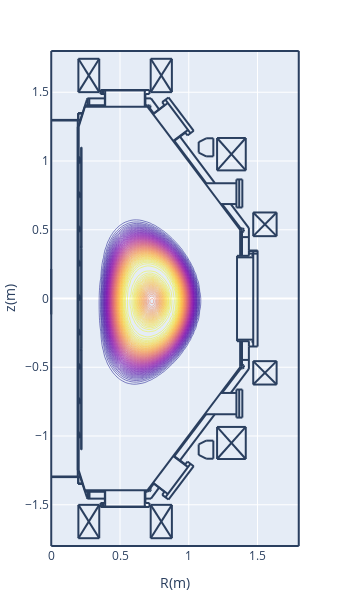

The notebook cell this image was saved under:
### Code cell
# pressure
pl.d_contour(cond['pressure'])

### Figure 1 — Plotly figure (JSON) as saved in the notebook; plotly's stock layout.template omitted (floating-point values rounded to 4 significant figures; data arrays with more than 128 entries replaced by an {"elided": "..."} marker saying what was removed)
{"data": [{"contours": {"coloring": "lines"}, "dx": 0.02, "dy": 0.02, "ncontours": 100, "showscale": false, "type": "contour", "x0": 0, "y0": -1.8, "z": {"elided": "181x91 float values"}}], "layout": {"height": 597.3, "margin": {"autoexpand": false, "b": 50, "l": 50, "r": 50, "t": 50}, "shapes": [{"type": "line", "x0": 0.2652, "x1": 0.2652, "y0": -1.406, "y1": -1.455}, {"type": "line", "x0": 0.2766, "x1": 0.2766, "y0": -1.406, "y1": -1.455}, {"type": "line", "x0": 0.1927, "x1": 0.1927, "y0": -1.299, "y1": 1.299}, {"type": "line", "x0": 0.1927, "x1": 0.1927, "y0": -1.249, "y1": 1.249}, {"type": "line", "x0": 0.195, "x1": 0.195, "y0": -1.251, "y1": 1.249}, {"type": "line", "x0": 0.1995, "x1": 0.1995, "y0": -1.249, "y1": 1.249}, {"type": "line", "x0": 1.376, "x1": 0.7005, "y0": 0.4965, "y1": 1.394}, {"type": "line", "x0": 0.2199, "x1": 0.2199, "y0": 0.3695, "y1": 1.099}, {"type": "line", "x0": 0.2176, "x1": 0.2176, "y0": 0.3695, "y1": 1.099}, {"type": "line", "x0": 1.376, "x1": 0.7005, "y0": -0.4965, "y1": -1.394}, {"type": "line", "x0": 0.2176, "x1": 0.2176, "y0": -0.3695, "y1": -1.099}, {"type": "line", "x0": 0.2199, "x1": 0.2199, "y0": -0.3695, "y1": -1.099}, {"type": "line", "x0": 0.1995, "x1": 0.2448, "y0": -1.249, "y1": -1.394}, {"type": "line", "x0": 0.1972, "x1": 0.1972, "y0": -1.299, "y1": -1.344}, {"type": "line", "x0": 0.195, "x1": 0.195, "y0": -1.299, "y1": -1.349}, {"type": "line", "x0": 0.195, "x1": 0.229, "y0": -1.349, "y1": -1.349}, {"type": "line", "x0": 0.195, "x1": 0.2267, "y0": -1.344, "y1": -1.344}, {"type": "line", "x0": 0.1995, "x1": 0.1995, "y0": -0.9975, "y1": -0.9748}, {"type": "line", "x0": 0.2086, "x1": 0.2086, "y0": -1.009, "y1": -0.9907}, {"type": "line", "x0": 0.2086, "x1": 0.2086, "y0": -1.009, "y1": -0.9929}, {"type": "line", "x0": 0.2063, "x1": 0.2063, "y0": -1.011, "y1": -0.9748}, {"type": "line", "x0": 0, "x1": 0.2108, "y0": -1.294, "y1": -1.294}, {"type": "line", "x0": 0, "x1": 0.2131, "y0": -1.299, "y1": -1.299}, {"type": "line", "x0": 0.1995, "x1": 0.1995, "y0": -1.011, "y1": -1.002}, {"type": "line", "x0": 0.2063, "x1": 0.2086, "y0": -1.007, "y1": -1.007}, {"type": "line", "x0": 0.2086, "x1": 0.2086, "y0": -1.004, "y1": -1.004}, {"type": "line", "x0": 0.2086, "x1": 0.2176, "y0": -1.009, "y1": -1.009}, {"type": "line", "x0": 0.1995, "x1": 0.2063, "y0": -1.011, "y1": -1.011}, {"type": "line", "x0": 0.2199, "x1": 0.2176, "y0": -1.099, "y1": -1.099}, {"type": "line", "x0": 0.2063, "x1": 0.2086, "y0": -0.9929, "y1": -0.9929}, {"type": "line", "x0": 0.2086, "x1": 0.2086, "y0": -0.9975, "y1": -0.9975}, {"type": "line", "x0": 0.2086, "x1": 0.2176, "y0": -0.9929, "y1": -0.9929}, {"type": "line", "x0": 0.2086, "x1": 0.2176, "y0": -0.9907, "y1": -0.9907}, {"type": "line", "x0": 0.1995, "x1": 0.2063, "y0": -0.9748, "y1": -0.9748}, {"type": "line", "x0": 0.2086, "x1": 0.2176, "y0": -0.7594, "y1": -0.7594}, {"type": "line", "x0": 0.1995, "x1": 0.2063, "y0": -0.7617, "y1": -0.7617}, {"type": "line", "x0": 0.2086, "x1": 0.2086, "y0": -0.7594, "y1": -0.7413}, {"type": "line", "x0": 0.2086, "x1": 0.2086, "y0": -0.7594, "y1": -0.739}, {"type": "line", "x0": 0.1995, "x1": 0.1995, "y0": -0.7617, "y1": -0.7526}, {"type": "line", "x0": 0.2063, "x1": 0.2063, "y0": -0.7617, "y1": -0.7254}, {"type": "line", "x0": 0.1995, "x1": 0.2063, "y0": -0.7254, "y1": -0.7254}, {"type": "line", "x0": 0.2086, "x1": 0.2176, "y0": -0.739, "y1": -0.739}, {"type": "line", "x0": 0.2086, "x1": 0.2176, "y0": -0.7413, "y1": -0.7413}, {"type": "line", "x0": 0.2086, "x1": 0.2086, "y0": -0.7526, "y1": -0.7526}, {"type": "line", "x0": 0.2063, "x1": 0.2086, "y0": -0.7572, "y1": -0.7572}, {"type": "line", "x0": 0.2086, "x1": 0.2086, "y0": -0.7458, "y1": -0.7458}, {"type": "line", "x0": 0.2063, "x1": 0.2086, "y0": -0.7436, "y1": -0.7436}, {"type": "line", "x0": 0.1995, "x1": 0.1995, "y0": -0.7481, "y1": -0.7254}, {"type": "line", "x0": 0.3582, "x1": 0.7141, "y0": -1.517, "y1": -1.517}, {"type": "line", "x0": 0.3854, "x1": 0.6869, "y0": -1.514, "y1": -1.514}, {"type": "line", "x0": 0.3854, "x1": 0.6869, "y0": -1.514, "y1": -1.514}, {"type": "line", "x0": 0.2426, "x1": 0.7096, "y0": -1.394, "y1": -1.394}, {"type": "line", "x0": 0.3922, "x1": 0.3922, "y0": -1.514, "y1": -1.394}, {"type": "line", "x0": 0.3582, "x1": 0.3582, "y0": -1.517, "y1": -1.487}, {"type": "line", "x0": 0.3786, "x1": 0.3786, "y0": -1.517, "y1": -1.487}, {"type": "line", "x0": 0.3695, "x1": 0.3695, "y0": -1.517, "y1": -1.487}, {"type": "line", "x0": 0.3831, "x1": 0.3831, "y0": -1.517, "y1": -1.512}, {"type": "line", "x0": 0.3831, "x1": 0.3854, "y0": -1.512, "y1": -1.514}, {"type": "line", "x0": 0.3854, "x1": 0.3854, "y0": -1.514, "y1": -1.514}, {"type": "line", "x0": 0.3899, "x1": 0.263, "y0": -1.455, "y1": -1.455}, {"type": "line", "x0": 0.3582, "x1": 0.3899, "y0": -1.487, "y1": -1.487}, {"type": "line", "x0": 0.2471, "x1": 0.3899, "y0": -1.406, "y1": -1.406}, {"type": "line", "x0": 0.2766, "x1": 0.2766, "y0": -1.455, "y1": -1.406}, {"type": "line", "x0": 0.2652, "x1": 0.2652, "y0": -1.455, "y1": -1.406}, {"type": "line", "x0": 0.2584, "x1": 0.263, "y0": -1.444, "y1": -1.455}, {"type": "line", "x0": 0.2426, "x1": 0.2448, "y0": -1.394, "y1": -1.392}, {"type": "line", "x0": 0.3899, "x1": 0.3899, "y0": -1.487, "y1": -1.394}, {"type": "line", "x0": 0.6801, "x1": 0.6801, "y0": -1.514, "y1": -1.394}, {"type": "line", "x0": 0.7141, "x1": 0.7141, "y0": -1.517, "y1": -1.487}, {"type": "line", "x0": 0.6914, "x1": 0.6914, "y0": -1.517, "y1": -1.512}, {"type": "line", "x0": 0.6914, "x1": 0.6869, "y0": -1.512, "y1": -1.514}, {"type": "line", "x0": 0.6869, "x1": 0.6869, "y0": -1.514, "y1": -1.514}, {"type": "line", "x0": 0.6846, "x1": 0.6846, "y0": -1.487, "y1": -1.394}, {"type": "line", "x0": 0.6846, "x1": 0.7141, "y0": -1.487, "y1": -1.487}, {"type": "line", "x0": 0.7254, "x1": 0.6846, "y0": -1.455, "y1": -1.455}, {"type": "line", "x0": 0.7118, "x1": 0.705, "y0": -1.392, "y1": -1.387}, {"type": "line", "x0": 0.7055, "x1": 0.715, "y0": -1.4, "y1": -1.402}, {"type": "line", "x0": 0.715, "x1": 0.7223, "y0": -1.402, "y1": -1.397}, {"type": "line", "x0": 0.7223, "x1": 0.7248, "y0": -1.397, "y1": -1.389}, {"type": "line", "x0": 0.7248, "x1": 0.7198, "y0": -1.389, "y1": -1.381}, {"type": "line", "x0": 0.6846, "x1": 0.7005, "y0": -1.406, "y1": -1.406}, {"type": "line", "x0": 0.2199, "x1": 0.2199, "y0": -0.3627, "y1": 0.3627}, {"type": "line", "x0": 0.2176, "x1": 0.2176, "y0": -0.3627, "y1": 0.3627}, {"type": "line", "x0": 0.1995, "x1": 0.1995, "y0": -0.4965, "y1": -0.4761}, {"type": "line", "x0": 0.2063, "x1": 0.2063, "y0": -0.5123, "y1": -0.4761}, {"type": "line", "x0": 0.1995, "x1": 0.1995, "y0": -0.5123, "y1": -0.5033}, {"type": "line", "x0": 0.2086, "x1": 0.2086, "y0": -0.5101, "y1": -0.4897}, {"type": "line", "x0": 0.2086, "x1": 0.2086, "y0": -0.5101, "y1": -0.4919}, {"type": "line", "x0": 0.2086, "x1": 0.2176, "y0": -0.5101, "y1": -0.5101}, {"type": "line", "x0": 0.2063, "x1": 0.2086, "y0": -0.4942, "y1": -0.4942}, {"type": "line", "x0": 0.2086, "x1": 0.2086, "y0": -0.4965, "y1": -0.4965}, {"type": "line", "x0": 0.2063, "x1": 0.2086, "y0": -0.5055, "y1": -0.5055}, {"type": "line", "x0": 0.2086, "x1": 0.2086, "y0": -0.5033, "y1": -0.5033}, {"type": "line", "x0": 0.2086, "x1": 0.2176, "y0": -0.4919, "y1": -0.4919}, {"type": "line", "x0": 0.2086, "x1": 0.2176, "y0": -0.4897, "y1": -0.4897}, {"type": "line", "x0": 0.1995, "x1": 0.2063, "y0": -0.5123, "y1": -0.5123}, {"type": "line", "x0": 0.1995, "x1": 0.2063, "y0": -0.4761, "y1": -0.4761}, {"type": "line", "x0": 0.2154, "x1": 0.2176, "y0": -0.365, "y1": -0.3627}, {"type": "line", "x0": 0.2206, "x1": 0.2218, "y0": -0.3642, "y1": -0.3614}, {"type": "line", "x0": 0.2199, "x1": 0.2176, "y0": -0.3695, "y1": -0.3695}, {"type": "line", "x0": 0.2176, "x1": 0.2154, "y0": -0.3786, "y1": -0.3786}, {"type": "line", "x0": 0.2154, "x1": 0.2154, "y0": -0.3786, "y1": -0.3695}, {"type": "line", "x0": 0.2176, "x1": 0.2176, "y0": -0.3786, "y1": -0.3695}, {"type": "line", "x0": 0.2169, "x1": 0.2157, "y0": -0.365, "y1": -0.3678}, {"type": "line", "x0": 0.2183, "x1": 0.2177, "y0": -0.3664, "y1": -0.3678}, {"type": "line", "x0": 0.2176, "x1": 0.2199, "y0": -0.3673, "y1": -0.365}, {"type": "line", "x0": 0.2192, "x1": 0.2197, "y0": -0.3628, "y1": -0.3614}, {"type": "line", "x0": 0.1995, "x1": 0.1995, "y0": -0.263, "y1": -0.2516}, {"type": "line", "x0": 0.2063, "x1": 0.2063, "y0": -0.263, "y1": -0.2267}, {"type": "line", "x0": 0.2086, "x1": 0.2086, "y0": -0.2607, "y1": -0.2426}, {"type": "line", "x0": 0.2086, "x1": 0.2086, "y0": -0.2607, "y1": -0.2403}, {"type": "line", "x0": 0.2086, "x1": 0.2176, "y0": -0.2607, "y1": -0.2607}, {"type": "line", "x0": 0.2086, "x1": 0.2086, "y0": -0.2539, "y1": -0.2539}, {"type": "line", "x0": 0.2063, "x1": 0.2086, "y0": -0.2562, "y1": -0.2562}, {"type": "line", "x0": 0.1995, "x1": 0.2063, "y0": -0.263, "y1": -0.263}, {"type": "line", "x0": 0.1995, "x1": 0.1995, "y0": -0.2471, "y1": -0.2267}, {"type": "line", "x0": 0.2086, "x1": 0.2176, "y0": -0.2403, "y1": -0.2403}, {"type": "line", "x0": 0.2086, "x1": 0.2176, "y0": -0.2426, "y1": -0.2426}, {"type": "line", "x0": 0.2086, "x1": 0.2086, "y0": -0.2471, "y1": -0.2471}, {"type": "line", "x0": 0.2063, "x1": 0.2086, "y0": -0.2426, "y1": -0.2426}, {"type": "line", "x0": 0.1995, "x1": 0.2063, "y0": -0.2267, "y1": -0.2267}, {"type": "line", "x0": 0.1995, "x1": 0.2063, "y0": -0.01133, "y1": -0.01133}, {"type": "line", "x0": 0.1995, "x1": 0.2063, "y0": 0.02494, "y1": 0.02494}, {"type": "line", "x0": 0.1995, "x1": 0.1995, "y0": -0.01133, "y1": -0.002267}, {"type": "line", "x0": 0.1995, "x1": 0.1995, "y0": 0.002267, "y1": 0.02494}, {"type": "line", "x0": 0.2063, "x1": 0.2063, "y0": -0.01133, "y1": 0.02494}, {"type": "line", "x0": 0.2086, "x1": 0.2086, "y0": -0.009068, "y1": 0.006801}, {"type": "line", "x0": 0.2086, "x1": 0.2086, "y0": -0.009068, "y1": 0.009068}, {"type": "line", "x0": 0.2086, "x1": 0.2176, "y0": -0.009068, "y1": -0.009068}, {"type": "line", "x0": 0.2086, "x1": 0.2086, "y0": -0.004534, "y1": -0.004534}, {"type": "line", "x0": 0.2063, "x1": 0.2086, "y0": -0.006801, "y1": -0.006801}, {"type": "line", "x0": 0.2086, "x1": 0.2176, "y0": 0.009068, "y1": 0.009068}, {"type": "line", "x0": 0.2086, "x1": 0.2176, "y0": 0.006801, "y1": 0.006801}, {"type": "line", "x0": 0.2086, "x1": 0.2086, "y0": 0.002267, "y1": 0.002267}, {"type": "line", "x0": 0.2063, "x1": 0.2086, "y0": 0.006801, "y1": 0.006801}, {"type": "line", "x0": 0.2176, "x1": 0.2176, "y0": 0.3786, "y1": 0.3695}, {"type": "line", "x0": 0.2154, "x1": 0.2154, "y0": 0.3786, "y1": 0.3695}, {"type": "line", "x0": 0.1995, "x1": 0.1995, "y0": 0.2516, "y1": 0.2743}, {"type": "line", "x0": 0.2063, "x1": 0.2063, "y0": 0.238, "y1": 0.2743}, {"type": "line", "x0": 0.2086, "x1": 0.2086, "y0": 0.2403, "y1": 0.2607}, {"type": "line", "x0": 0.1995, "x1": 0.2063, "y0": 0.238, "y1": 0.238}, {"type": "line", "x0": 0.1995, "x1": 0.1995, "y0": 0.238, "y1": 0.2471}, {"type": "line", "x0": 0.2063, "x1": 0.2086, "y0": 0.2562, "y1": 0.2562}, {"type": "line", "x0": 0.2086, "x1": 0.2086, "y0": 0.2539, "y1": 0.2539}, {"type": "line", "x0": 0.2086, "x1": 0.2176, "y0": 0.2584, "y1": 0.2584}, {"type": "line", "x0": 0.2063, "x1": 0.2086, "y0": 0.2426, "y1": 0.2426}, {"type": "line", "x0": 0.2086, "x1": 0.2086, "y0": 0.2471, "y1": 0.2471}, {"type": "line", "x0": 0.2086, "x1": 0.2176, "y0": 0.2403, "y1": 0.2403}, {"type": "line", "x0": 0.2086, "x1": 0.2086, "y0": 0.2403, "y1": 0.2584}, {"type": "line", "x0": 0.2086, "x1": 0.2176, "y0": 0.2607, "y1": 0.2607}, {"type": "line", "x0": 0.1995, "x1": 0.2063, "y0": 0.2743, "y1": 0.2743}, {"type": "line", "x0": 0.2177, "x1": 0.2183, "y0": 0.3696, "y1": 0.3682}, {"type": "line", "x0": 0.2157, "x1": 0.2169, "y0": 0.3696, "y1": 0.3668}, {"type": "line", "x0": 0.2176, "x1": 0.2199, "y0": 0.3673, "y1": 0.365}, {"type": "line", "x0": 0.2218, "x1": 0.2206, "y0": 0.3632, "y1": 0.366}, {"type": "line", "x0": 0.2154, "x1": 0.2176, "y0": 0.365, "y1": 0.3627}, {"type": "line", "x0": 0.2197, "x1": 0.2192, "y0": 0.3632, "y1": 0.3646}, {"type": "line", "x0": 0.2199, "x1": 0.2176, "y0": 0.3695, "y1": 0.3695}, {"type": "line", "x0": 0.2176, "x1": 0.2154, "y0": 0.3786, "y1": 0.3786}, {"type": "line", "x0": 0.1995, "x1": 0.1995, "y0": 0.5033, "y1": 0.5237}, {"type": "line", "x0": 0.1995, "x1": 0.1995, "y0": 0.4874, "y1": 0.4965}, {"type": "line", "x0": 0.2063, "x1": 0.2063, "y0": 0.4874, "y1": 0.5237}, {"type": "line", "x0": 0.2086, "x1": 0.2086, "y0": 0.4897, "y1": 0.5078}, {"type": "line", "x0": 0.2086, "x1": 0.2086, "y0": 0.4897, "y1": 0.5101}, {"type": "line", "x0": 0.2086, "x1": 0.2176, "y0": 0.4897, "y1": 0.4897}, {"type": "line", "x0": 0.2086, "x1": 0.2086, "y0": 0.4965, "y1": 0.4965}, {"type": "line", "x0": 0.2063, "x1": 0.2086, "y0": 0.4942, "y1": 0.4942}, {"type": "line", "x0": 0.2086, "x1": 0.2176, "y0": 0.5101, "y1": 0.5101}, {"type": "line", "x0": 0.2086, "x1": 0.2176, "y0": 0.5078, "y1": 0.5078}, {"type": "line", "x0": 0.2086, "x1": 0.2086, "y0": 0.5033, "y1": 0.5033}, {"type": "line", "x0": 0.2063, "x1": 0.2086, "y0": 0.5055, "y1": 0.5055}, {"type": "line", "x0": 0.1995, "x1": 0.2063, "y0": 0.4874, "y1": 0.4874}, {"type": "line", "x0": 0.1995, "x1": 0.2063, "y0": 0.5237, "y1": 0.5237}, {"type": "line", "x0": 1.501, "x1": 1.501, "y0": 0.3491, "y1": -0.3491}, {"type": "line", "x0": 1.351, "x1": 1.351, "y0": 0.3106, "y1": -0.3106}, {"type": "line", "x0": 1.469, "x1": 1.469, "y0": 0.3491, "y1": -0.3491}, {"type": "line", "x0": 1.387, "x1": 1.387, "y0": -0.3106, "y1": -0.4965}, {"type": "line", "x0": 1.374, "x1": 1.374, "y0": -0.3106, "y1": -0.4965}, {"type": "line", "x0": 1.462, "x1": 1.462, "y0": -0.3196, "y1": -0.3106}, {"type": "line", "x0": 1.437, "x1": 1.437, "y0": -0.3106, "y1": -0.3491}, {"type": "line", "x0": 1.437, "x1": 1.501, "y0": -0.3491, "y1": -0.3491}, {"type": "line", "x0": 1.437, "x1": 1.437, "y0": -0.3491, "y1": -0.5123}, {"type": "line", "x0": 1.379, "x1": 1.392, "y0": -0.5069, "y1": -0.5093}, {"type": "line", "x0": 1.392, "x1": 1.402, "y0": -0.5093, "y1": -0.4997}, {"type": "line", "x0": 1.402, "x1": 1.4, "y0": -0.4997, "y1": -0.4862}, {"type": "line", "x0": 1.4, "x1": 1.388, "y0": -0.4862, "y1": -0.48}, {"type": "line", "x0": 1.374, "x1": 1.374, "y0": -0.4965, "y1": -0.4987}, {"type": "line", "x0": 1.383, "x1": 1.378, "y0": -0.501, "y1": -0.4965}, {"type": "line", "x0": 1.387, "x1": 1.437, "y0": -0.4466, "y1": -0.4466}, {"type": "line", "x0": 1.462, "x1": 1.469, "y0": -0.3196, "y1": -0.3196}, {"type": "line", "x0": 1.351, "x1": 1.469, "y0": -0.2992, "y1": -0.2992}, {"type": "line", "x0": 1.351, "x1": 1.437, "y0": -0.3106, "y1": -0.3106}, {"type": "line", "x0": 1.462, "x1": 1.469, "y0": -0.3106, "y1": -0.3106}, {"type": "line", "x0": 1.437, "x1": 1.437, "y0": 0.5123, "y1": 0.3514}, {"type": "line", "x0": 1.387, "x1": 1.387, "y0": 0.4965, "y1": 0.3106}, {"type": "line", "x0": 1.374, "x1": 1.374, "y0": 0.4965, "y1": 0.3106}, {"type": "line", "x0": 1.437, "x1": 1.501, "y0": 0.3491, "y1": 0.3491}, {"type": "line", "x0": 1.501, "x1": 1.437, "y0": 0.3264, "y1": 0.3264}, {"type": "line", "x0": 1.501, "x1": 1.437, "y0": 0.3446, "y1": 0.3446}, {"type": "line", "x0": 1.351, "x1": 1.469, "y0": 0.2992, "y1": 0.2992}, {"type": "line", "x0": 1.351, "x1": 1.437, "y0": 0.3106, "y1": 0.3106}, {"type": "line", "x0": 1.462, "x1": 1.462, "y0": 0.3196, "y1": 0.3106}, {"type": "line", "x0": 1.437, "x1": 1.437, "y0": 0.3514, "y1": 0.3106}, {"type": "line", "x0": 1.462, "x1": 1.469, "y0": 0.3106, "y1": 0.3106}, {"type": "line", "x0": 1.462, "x1": 1.469, "y0": 0.3196, "y1": 0.3196}, {"type": "line", "x0": 1.388, "x1": 1.4, "y0": 0.4818, "y1": 0.488}, {"type": "line", "x0": 1.4, "x1": 1.402, "y0": 0.488, "y1": 0.5015}, {"type": "line", "x0": 1.402, "x1": 1.392, "y0": 0.5015, "y1": 0.5111}, {"type": "line", "x0": 1.392, "x1": 1.379, "y0": 0.5111, "y1": 0.5088}, {"type": "line", "x0": 1.387, "x1": 1.437, "y0": 0.4466, "y1": 0.4466}, {"type": "line", "x0": 1.374, "x1": 1.374, "y0": 0.4965, "y1": 0.4987}, {"type": "line", "x0": 1.383, "x1": 1.378, "y0": 0.501, "y1": 0.4965}, {"type": "line", "x0": 0.1995, "x1": 0.2448, "y0": 1.249, "y1": 1.394}, {"type": "line", "x0": 0.1995, "x1": 0.1995, "y0": 0.7526, "y1": 0.773}, {"type": "line", "x0": 0.2063, "x1": 0.2063, "y0": 0.7368, "y1": 0.773}, {"type": "line", "x0": 0.1995, "x1": 0.1995, "y0": 0.7368, "y1": 0.7481}, {"type": "line", "x0": 0.2063, "x1": 0.2086, "y0": 0.7572, "y1": 0.7572}, {"type": "line", "x0": 0.2086, "x1": 0.2086, "y0": 0.7526, "y1": 0.7526}, {"type": "line", "x0": 0.2063, "x1": 0.2086, "y0": 0.7436, "y1": 0.7436}, {"type": "line", "x0": 0.2086, "x1": 0.2086, "y0": 0.7458, "y1": 0.7458}, {"type": "line", "x0": 0.2086, "x1": 0.2086, "y0": 0.739, "y1": 0.7594}, {"type": "line", "x0": 0.2086, "x1": 0.2086, "y0": 0.739, "y1": 0.7572}, {"type": "line", "x0": 0.2086, "x1": 0.2176, "y0": 0.739, "y1": 0.739}, {"type": "line", "x0": 0.2086, "x1": 0.2176, "y0": 0.7572, "y1": 0.7572}, {"type": "line", "x0": 0.2086, "x1": 0.2176, "y0": 0.7594, "y1": 0.7594}, {"type": "line", "x0": 0.1995, "x1": 0.2063, "y0": 0.7368, "y1": 0.7368}, {"type": "line", "x0": 0.1995, "x1": 0.2063, "y0": 0.773, "y1": 0.773}, {"type": "line", "x0": 0.2086, "x1": 0.2086, "y0": 0.9907, "y1": 1.009}, {"type": "line", "x0": 0.2086, "x1": 0.2086, "y0": 0.9907, "y1": 1.007}, {"type": "line", "x0": 0.2086, "x1": 0.2176, "y0": 0.9907, "y1": 0.9907}, {"type": "line", "x0": 0.2086, "x1": 0.2176, "y0": 1.007, "y1": 1.007}, {"type": "line", "x0": 0.2086, "x1": 0.2176, "y0": 1.009, "y1": 1.009}, {"type": "line", "x0": 0.2063, "x1": 0.2063, "y0": 0.9884, "y1": 1.025}, {"type": "line", "x0": 0.2086, "x1": 0.2086, "y0": 1.009, "y1": 1.025}, {"type": "line", "x0": 0.1995, "x1": 0.1995, "y0": 1.002, "y1": 1.025}, {"type": "line", "x0": 0.1995, "x1": 0.1995, "y0": 1.002, "y1": 1.025}, {"type": "line", "x0": 0.1995, "x1": 0.1995, "y0": 0.9884, "y1": 0.9975}, {"type": "line", "x0": 0.2086, "x1": 0.2086, "y0": 1.009, "y1": 1.025}, {"type": "line", "x0": 0.2063, "x1": 0.2063, "y0": 0.9884, "y1": 1.025}, {"type": "line", "x0": 0.2086, "x1": 0.2176, "y0": 1.009, "y1": 1.009}, {"type": "line", "x0": 0.2086, "x1": 0.2176, "y0": 1.007, "y1": 1.007}, {"type": "line", "x0": 0.2086, "x1": 0.2176, "y0": 0.9907, "y1": 0.9907}, {"type": "line", "x0": 0.2086, "x1": 0.2086, "y0": 0.9907, "y1": 1.007}, {"type": "line", "x0": 0.2086, "x1": 0.2086, "y0": 0.9907, "y1": 1.009}, {"type": "line", "x0": 0.2086, "x1": 0.2086, "y0": 0.9952, "y1": 0.9952}, {"type": "line", "x0": 0.2086, "x1": 0.2086, "y0": 0.9884, "y1": 0.9907}, {"type": "line", "x0": 0.2063, "x1": 0.2086, "y0": 0.9929, "y1": 0.9929}, {"type": "line", "x0": 0.2086, "x1": 0.2086, "y0": 1.002, "y1": 1.002}, {"type": "line", "x0": 0.2063, "x1": 0.2086, "y0": 1.007, "y1": 1.007}, {"type": "line", "x0": 0.1995, "x1": 0.2086, "y0": 0.9884, "y1": 0.9884}, {"type": "line", "x0": 0.1995, "x1": 0.2086, "y0": 1.025, "y1": 1.025}, {"type": "line", "x0": 0.1995, "x1": 0.2086, "y0": 1.025, "y1": 1.025}, {"type": "line", "x0": 0.2063, "x1": 0.2086, "y0": 1.007, "y1": 1.007}, {"type": "line", "x0": 0.2086, "x1": 0.2086, "y0": 1.002, "y1": 1.002}, {"type": "line", "x0": 0.2063, "x1": 0.2086, "y0": 0.9929, "y1": 0.9929}, {"type": "line", "x0": 0.2086, "x1": 0.2086, "y0": 0.9884, "y1": 0.9907}, {"type": "line", "x0": 0.2086, "x1": 0.2086, "y0": 0.9952, "y1": 0.9952}, {"type": "line", "x0": 0.1995, "x1": 0.1995, "y0": 0.9884, "y1": 0.9975}, {"type": "line", "x0": 0.1995, "x1": 0.2086, "y0": 0.9884, "y1": 0.9884}, {"type": "line", "x0": 0.2199, "x1": 0.2176, "y0": 1.099, "y1": 1.099}, {"type": "line", "x0": 0, "x1": 0.2131, "y0": 1.299, "y1": 1.299}, {"type": "line", "x0": 0, "x1": 0.2108, "y0": 1.294, "y1": 1.294}, {"type": "line", "x0": 0.195, "x1": 0.2267, "y0": 1.344, "y1": 1.344}, {"type": "line", "x0": 0.195, "x1": 0.229, "y0": 1.349, "y1": 1.349}, {"type": "line", "x0": 0.195, "x1": 0.195, "y0": 1.299, "y1": 1.349}, {"type": "line", "x0": 0.1972, "x1": 0.1972, "y0": 1.299, "y1": 1.344}, {"type": "line", "x0": 0.2426, "x1": 0.2448, "y0": 1.394, "y1": 1.392}, {"type": "line", "x0": 0.7096, "x1": 0.7028, "y0": 1.394, "y1": 1.39}, {"type": "line", "x0": 0.718, "x1": 0.723, "y0": 1.385, "y1": 1.393}, {"type": "line", "x0": 0.723, "x1": 0.7205, "y0": 1.393, "y1": 1.402}, {"type": "line", "x0": 0.7205, "x1": 0.7132, "y0": 1.402, "y1": 1.407}, {"type": "line", "x0": 0.7132, "x1": 0.7037, "y0": 1.407, "y1": 1.404}, {"type": "line", "x0": 0.2426, "x1": 0.7096, "y0": 1.394, "y1": 1.394}, {"type": "line", "x0": 0.3854, "x1": 0.6869, "y0": 1.514, "y1": 1.514}, {"type": "line", "x0": 0.3854, "x1": 0.6869, "y0": 1.514, "y1": 1.514}, {"type": "line", "x0": 0.3582, "x1": 0.7141, "y0": 1.517, "y1": 1.517}, {"type": "line", "x0": 0.3899, "x1": 0.263, "y0": 1.455, "y1": 1.455}, {"type": "line", "x0": 0.2471, "x1": 0.3899, "y0": 1.406, "y1": 1.406}, {"type": "line", "x0": 0.3582, "x1": 0.3899, "y0": 1.487, "y1": 1.487}, {"type": "line", "x0": 0.2584, "x1": 0.263, "y0": 1.444, "y1": 1.455}, {"type": "line", "x0": 0.2652, "x1": 0.2652, "y0": 1.455, "y1": 1.406}, {"type": "line", "x0": 0.2766, "x1": 0.2766, "y0": 1.455, "y1": 1.406}, {"type": "line", "x0": 0.3582, "x1": 0.3582, "y0": 1.517, "y1": 1.487}, {"type": "line", "x0": 0.3899, "x1": 0.3899, "y0": 1.487, "y1": 1.394}, {"type": "line", "x0": 0.3922, "x1": 0.3922, "y0": 1.514, "y1": 1.394}, {"type": "line", "x0": 0.3854, "x1": 0.3854, "y0": 1.514, "y1": 1.514}, {"type": "line", "x0": 0.3831, "x1": 0.3854, "y0": 1.512, "y1": 1.514}, {"type": "line", "x0": 0.3831, "x1": 0.3831, "y0": 1.517, "y1": 1.512}, {"type": "line", "x0": 0.3695, "x1": 0.3695, "y0": 1.517, "y1": 1.487}, {"type": "line", "x0": 0.3786, "x1": 0.3786, "y0": 1.517, "y1": 1.487}, {"type": "line", "x0": 0.6846, "x1": 0.6846, "y0": 1.487, "y1": 1.394}, {"type": "line", "x0": 0.6801, "x1": 0.6801, "y0": 1.514, "y1": 1.394}, {"type": "line", "x0": 0.6846, "x1": 0.7005, "y0": 1.406, "y1": 1.406}, {"type": "line", "x0": 0.6846, "x1": 0.7141, "y0": 1.487, "y1": 1.487}, {"type": "line", "x0": 0.6869, "x1": 0.6869, "y0": 1.514, "y1": 1.514}, {"type": "line", "x0": 0.6914, "x1": 0.6869, "y0": 1.512, "y1": 1.514}, {"type": "line", "x0": 0.6914, "x1": 0.6914, "y0": 1.517, "y1": 1.512}, {"type": "line", "x0": 0.7141, "x1": 0.7141, "y0": 1.517, "y1": 1.487}, {"type": "line", "x0": 0.7254, "x1": 0.6846, "y0": 1.455, "y1": 1.455}, {"type": "line", "x0": 0.7844, "x1": 0.7254, "y0": 1.376, "y1": 1.455}, {"type": "line", "x0": 0.7458, "x1": 0.7005, "y0": 1.347, "y1": 1.406}, {"type": "line", "x0": 0, "x1": 0, "y0": 0.2154, "y1": -0.1156}, {"type": "line", "x0": 0.7844, "x1": 0.7254, "y0": -1.376, "y1": -1.455}, {"type": "line", "x0": 0.7458, "x1": 0.7005, "y0": -1.347, "y1": -1.406}, {"type": "line", "x0": 1.437, "x1": 1.306, "y0": 0.5123, "y1": 0.6869}, {"type": "line", "x0": 1.387, "x1": 1.242, "y0": 0.4965, "y1": 0.6869}, {"type": "line", "x0": 1.347, "x1": 1.118, "y0": 0.8388, "y1": 0.8388}, {"type": "line", "x0": 1.347, "x1": 1.347, "y0": 0.866, "y1": 0.662}, {"type": "line", "x0": 1.367, "x1": 1.367, "y0": 0.866, "y1": 0.662}, {"type": "line", "x0": 1.39, "x1": 1.39, "y0": 0.866, "y1": 0.662}, {"type": "line", "x0": 1.39, "x1": 1.347, "y0": 0.866, "y1": 0.866}, {"type": "line", "x0": 1.39, "x1": 1.347, "y0": 0.662, "y1": 0.662}, {"type": "line", "x0": 1.347, "x1": 1.233, "y0": 0.6869, "y1": 0.6869}, {"type": "line", "x0": 1.347, "x1": 1.118, "y0": -0.8411, "y1": -0.8411}, {"type": "line", "x0": 1.347, "x1": 1.347, "y0": -0.866, "y1": -0.662}, {"type": "line", "x0": 1.367, "x1": 1.367, "y0": -0.866, "y1": -0.662}, {"type": "line", "x0": 1.39, "x1": 1.39, "y0": -0.866, "y1": -0.662}, {"type": "line", "x0": 1.39, "x1": 1.347, "y0": -0.866, "y1": -0.866}, {"type": "line", "x0": 1.39, "x1": 1.347, "y0": -0.662, "y1": -0.662}, {"type": "line", "x0": 1.347, "x1": 1.233, "y0": -0.6869, "y1": -0.6869}, {"type": "line", "x0": 1.437, "x1": 1.306, "y0": -0.5123, "y1": -0.6869}, {"type": "line", "x0": 1.387, "x1": 1.242, "y0": -0.4965, "y1": -0.6869}, {"type": "line", "x0": 0.195, "x1": 0.2584, "y0": -1.251, "y1": -1.444}, {"type": "line", "x0": 0.195, "x1": 0.2584, "y0": 1.249, "y1": 1.444}, {"type": "line", "x0": 0.8524, "x1": 0.8071, "y0": 1.462, "y1": 1.428}, {"type": "line", "x0": 0.8071, "x1": 0.8229, "y0": 1.428, "y1": 1.406}, {"type": "line", "x0": 0.8229, "x1": 0.739, "y0": 1.406, "y1": 1.342}, {"type": "line", "x0": 0.8479, "x1": 0.7413, "y0": 1.421, "y1": 1.34}, {"type": "line", "x0": 0.8524, "x1": 1.036, "y0": 1.462, "y1": 1.22}, {"type": "line", "x0": 0.8297, "x1": 1.013, "y0": 1.446, "y1": 1.202}, {"type": "line", "x0": 0.9952, "x1": 0.8864, "y0": 1.226, "y1": 1.145}, {"type": "line", "x0": 1.036, "x1": 0.9907, "y0": 1.22, "y1": 1.186}, {"type": "line", "x0": 0.9748, "x1": 0.9907, "y0": 1.206, "y1": 1.186}, {"type": "line", "x0": 0.9748, "x1": 0.8887, "y0": 1.206, "y1": 1.143}, {"type": "line", "x0": 1.19, "x1": 0.9363, "y0": 0.8388, "y1": 1.177}, {"type": "line", "x0": 1.127, "x1": 0.8955, "y0": 0.8388, "y1": 1.147}, {"type": "line", "x0": 0.8524, "x1": 0.8071, "y0": -1.462, "y1": -1.428}, {"type": "line", "x0": 0.8071, "x1": 0.8229, "y0": -1.428, "y1": -1.406}, {"type": "line", "x0": 0.8229, "x1": 0.739, "y0": -1.406, "y1": -1.342}, {"type": "line", "x0": 0.8479, "x1": 0.7413, "y0": -1.421, "y1": -1.34}, {"type": "line", "x0": 0.8524, "x1": 1.036, "y0": -1.462, "y1": -1.22}, {"type": "line", "x0": 0.8297, "x1": 1.013, "y0": -1.446, "y1": -1.202}, {"type": "line", "x0": 0.9952, "x1": 0.8864, "y0": -1.226, "y1": -1.145}, {"type": "line", "x0": 1.036, "x1": 0.9907, "y0": -1.22, "y1": -1.186}, {"type": "line", "x0": 0.9748, "x1": 0.9907, "y0": -1.206, "y1": -1.186}, {"type": "line", "x0": 0.9748, "x1": 0.8887, "y0": -1.206, "y1": -1.143}, {"type": "line", "x0": 1.19, "x1": 0.9363, "y0": -0.8411, "y1": -1.177}, {"type": "line", "x0": 1.127, "x1": 0.8955, "y0": -0.8411, "y1": -1.147}, {"type": "line", "x0": 0.1972, "x1": 0.1972, "y0": -1.501, "y1": -1.743}, {"type": "line", "x0": 0.1972, "x1": 0.3491, "y0": -1.743, "y1": -1.743}, {"type": "line", "x0": 0.3491, "x1": 0.3491, "y0": -1.743, "y1": -1.501}, {"type": "line", "x0": 0.3491, "x1": 0.1972, "y0": -1.501, "y1": -1.501}, {"type": "line", "x0": 0.1972, "x1": 0.1972, "y0": 1.743, "y1": 1.501}, {"type": "line", "x0": 0.1972, "x1": 0.3491, "y0": 1.501, "y1": 1.501}, {"type": "line", "x0": 0.3491, "x1": 0.3491, "y0": 1.501, "y1": 1.743}, {"type": "line", "x0": 0.3491, "x1": 0.1972, "y0": 1.743, "y1": 1.743}, {"type": "line", "x0": 0.7232, "x1": 0.7232, "y0": 1.743, "y1": 1.501}, {"type": "line", "x0": 0.7232, "x1": 0.8773, "y0": 1.501, "y1": 1.501}, {"type": "line", "x0": 0.8773, "x1": 0.8773, "y0": 1.501, "y1": 1.743}, {"type": "line", "x0": 0.8773, "x1": 0.7232, "y0": 1.743, "y1": 1.743}, {"type": "line", "x0": 0.7232, "x1": 0.7232, "y0": -1.501, "y1": -1.743}, {"type": "line", "x0": 0.7232, "x1": 0.8773, "y0": -1.743, "y1": -1.743}, {"type": "line", "x0": 0.8773, "x1": 0.8773, "y0": -1.743, "y1": -1.501}, {"type": "line", "x0": 0.8773, "x1": 0.7232, "y0": -1.501, "y1": -1.501}, {"type": "line", "x0": 1.206, "x1": 1.206, "y0": -0.934, "y1": -1.168}, {"type": "line", "x0": 1.206, "x1": 1.415, "y0": -1.168, "y1": -1.168}, {"type": "line", "x0": 1.415, "x1": 1.415, "y0": -1.168, "y1": -0.934}, {"type": "line", "x0": 1.415, "x1": 1.206, "y0": -0.934, "y1": -0.934}, {"type": "line", "x0": 1.206, "x1": 1.206, "y0": 1.168, "y1": 0.9317}, {"type": "line", "x0": 1.206, "x1": 1.415, "y0": 0.9317, "y1": 0.9317}, {"type": "line", "x0": 1.415, "x1": 1.415, "y0": 0.9317, "y1": 1.168}, {"type": "line", "x0": 1.415, "x1": 1.206, "y0": 1.168, "y1": 1.168}, {"type": "line", "x0": 1.469, "x1": 1.469, "y0": 0.6257, "y1": 0.4534}, {"type": "line", "x0": 1.469, "x1": 1.639, "y0": 0.4534, "y1": 0.4534}, {"type": "line", "x0": 1.639, "x1": 1.639, "y0": 0.4534, "y1": 0.6257}, {"type": "line", "x0": 1.639, "x1": 1.469, "y0": 0.6257, "y1": 0.6257}, {"type": "line", "x0": 1.469, "x1": 1.469, "y0": -0.4557, "y1": -0.6257}, {"type": "line", "x0": 1.469, "x1": 1.639, "y0": -0.6257, "y1": -0.6257}, {"type": "line", "x0": 1.639, "x1": 1.639, "y0": -0.6257, "y1": -0.4557}, {"type": "line", "x0": 1.639, "x1": 1.469, "y0": -0.4557, "y1": -0.4557}, {"type": "line", "x0": 1.072, "x1": 1.127, "y0": 1.138, "y1": 1.165}, {"type": "line", "x0": 1.127, "x1": 1.179, "y0": 1.165, "y1": 1.165}, {"type": "line", "x0": 1.179, "x1": 1.179, "y0": 1.165, "y1": 1.034}, {"type": "line", "x0": 1.179, "x1": 1.127, "y0": 1.034, "y1": 1.034}, {"type": "line", "x0": 1.127, "x1": 1.072, "y0": 1.034, "y1": 1.061}, {"type": "line", "x0": 1.072, "x1": 1.072, "y0": 1.061, "y1": 1.138}, {"type": "line", "x0": 1.072, "x1": 1.072, "y0": -1.138, "y1": -1.061}, {"type": "line", "x0": 1.072, "x1": 1.127, "y0": -1.061, "y1": -1.034}, {"type": "line", "x0": 1.127, "x1": 1.179, "y0": -1.034, "y1": -1.034}, {"type": "line", "x0": 1.179, "x1": 1.179, "y0": -1.034, "y1": -1.165}, {"type": "line", "x0": 1.179, "x1": 1.127, "y0": -1.165, "y1": -1.165}, {"type": "line", "x0": 1.127, "x1": 1.072, "y0": -1.165, "y1": -1.138}, {"type": "line", "x0": 1.469, "x1": 1.639, "y0": 0.6257, "y1": 0.4534}, {"type": "line", "x0": 1.469, "x1": 1.639, "y0": 0.4534, "y1": 0.6257}, {"type": "line", "x0": 1.206, "x1": 1.415, "y0": 1.168, "y1": 0.9317}, {"type": "line", "x0": 1.206, "x1": 1.415, "y0": 0.9317, "y1": 1.168}, {"type": "line", "x0": 1.469, "x1": 1.639, "y0": -0.6257, "y1": -0.4557}, {"type": "line", "x0": 1.469, "x1": 1.639, "y0": -0.4557, "y1": -0.6257}, {"type": "line", "x0": 1.415, "x1": 1.206, "y0": -0.934, "y1": -1.168}, {"type": "line", "x0": 1.206, "x1": 1.415, "y0": -0.934, "y1": -1.168}, {"type": "line", "x0": 0.1972, "x1": 0.3491, "y0": -1.501, "y1": -1.743}, {"type": "line", "x0": 0.1972, "x1": 0.3491, "y0": -1.743, "y1": -1.501}, {"type": "line", "x0": 0.7232, "x1": 0.8773, "y0": -1.501, "y1": -1.743}, {"type": "line", "x0": 0.7232, "x1": 0.8773, "y0": -1.743, "y1": -1.501}, {"type": "line", "x0": 0.1972, "x1": 0.3491, "y0": 1.501, "y1": 1.743}, {"type": "line", "x0": 0.1972, "x1": 0.3491, "y0": 1.743, "y1": 1.501}, {"type": "line", "x0": 0.7232, "x1": 0.8773, "y0": 1.743, "y1": 1.501}, {"type": "line", "x0": 0.7232, "x1": 0.8773, "y0": 1.501, "y1": 1.743}, {"type": "line", "x0": 0, "x1": 1.8, "y0": 1.8, "y1": 1.8}, {"type": "line", "x0": 0, "x1": 1.8, "y0": -1.8, "y1": -1.8}, {"type": "line", "x0": 1.8, "x1": 1.8, "y0": -1.8, "y1": 1.8}, {"type": "line", "x0": 0, "x1": 0, "y0": 1.8, "y1": -1.8}], "width": 350, "xaxis": {"title": {"text": "R(m)"}}, "yaxis": {"scaleanchor": "x", "title": {"text": "z(m)"}}}}
